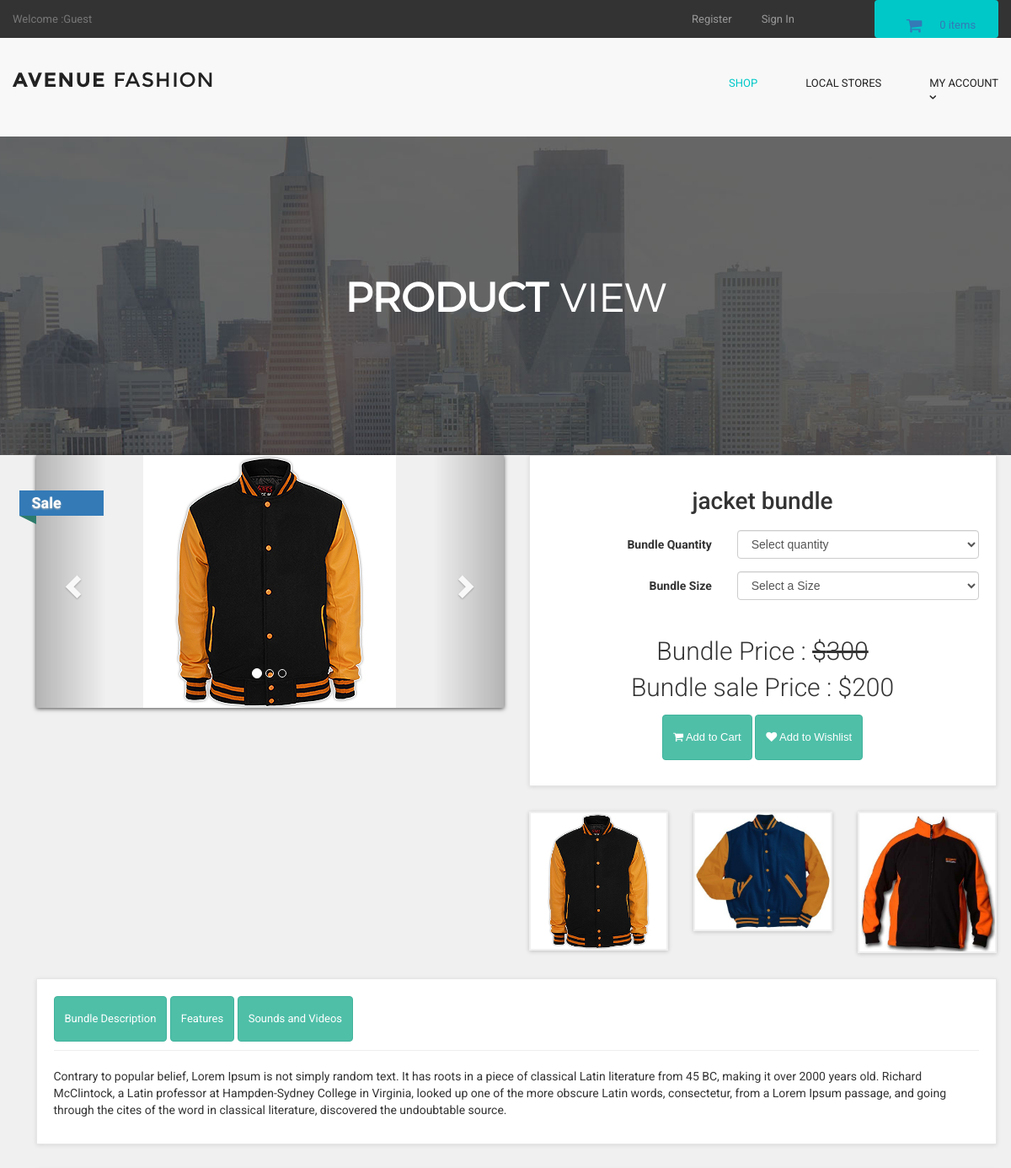
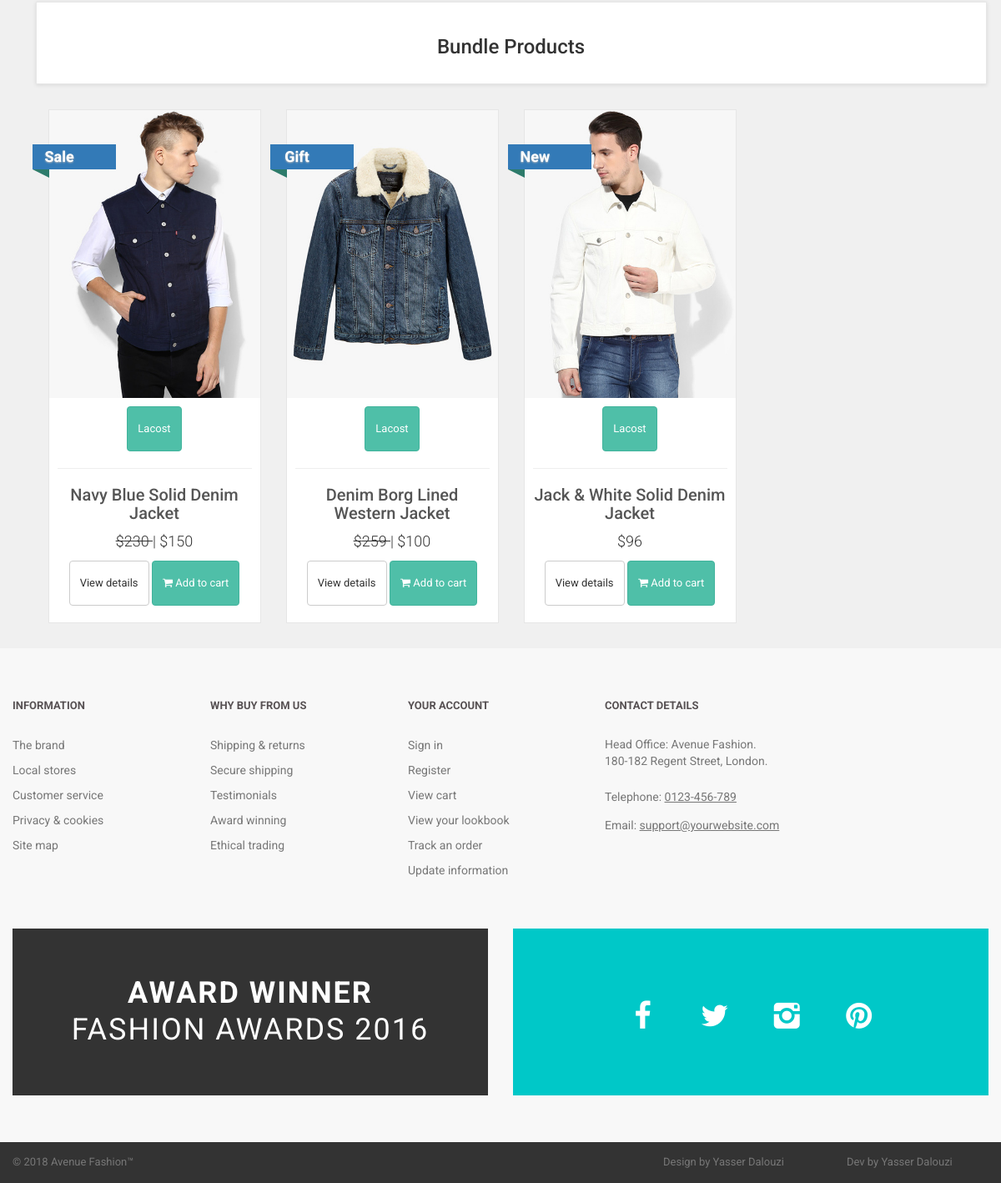
/jacket-bundle, run on the app's committed database (2 pictures, top to bottom).
### tables this page shows
CREATE TABLE `products` (
  `product_id` int(10) NOT NULL,
  `p_cat_id` int(10) NOT NULL,
  `cat_id` int(10) NOT NULL,
  `manufacturer_id` int(10) NOT NULL,
  `date` timestamp NOT NULL DEFAULT CURRENT_TIMESTAMP ON UPDATE CURRENT_TIMESTAMP,
  `product_title` text NOT NULL,
  `product_url` text NOT NULL,
  `product_img1` text NOT NULL,
  `product_img2` text NOT NULL,
  `product_img3` text NOT NULL,
  `product_price` int(10) NOT NULL,
  `product_psp_price` int(100) NOT NULL,
  `product_desc` text NOT NULL,
  `product_features` text NOT NULL,
  `product_video` text NOT NULL,
  `product_keywords` text NOT NULL,
  `product_label` text NOT NULL,
  `status` varchar(255) NOT NULL
);

CREATE TABLE `manufacturers` (
  `manufacturer_id` int(10) NOT NULL,
  `manufacturer_title` text NOT NULL,
  `manufacturer_top` text NOT NULL,
  `manufacturer_image` text NOT NULL
);

### details.php (the view, shortened to what this page needs)
<?php
include("includes/db.php");
include("includes/header.php");
include("functions/functions.php");
include("includes/main.php");
?>
<?php
$product_id = @$_GET['pro_id'];
$get_product = "select * from products where product_url='$product_id'";
$run_product = mysqli_query($con,$get_product);
$check_product = mysqli_num_rows($run_product);
if($check_product == 0){
echo "<script> window.open('index.php','_self') </script>";
}
else{
$row_product = mysqli_fetch_array($run_product);
$pro_id = $row_product['product_id'];
$pro_title = $row_product['product_title'];
$pro_price = $row_product['product_price'];
$pro_desc = $row_product['product_desc'];
$pro_img1 = $row_product['product_img1'];
$pro_img2 = $row_product['product_img2'];
$pro_img3 = $row_product['product_img3'];
$pro_label = $row_product['product_label'];
$pro_psp_price = $row_product['product_psp_price'];
$status = $row_product['status'];
if($pro_label == ""){
}
else{
$product_label = "
<a class='label sale' href='#' style='color:black;'>
<div class='thelabel'>$pro_label</div>
<div class='label-background'> </div>
</a>
";
}
?>
  <main>
    <div class="nero">
      <div class="nero__heading">
        <span class="nero__bold">Product </span>View
      </div>
    </div>
  </main>
<div id="content" >
<div class="container" >
<div class="col-md-12">
<div class="row" id="productMain">
<div class="col-sm-6">
<div id="mainImage">
<div id="myCarousel" class="carousel slide" data-ride="carousel">
<ol class="carousel-indicators">
<li data-target="#myCarousel" data-slide-to="0" class="active"></li>
<li data-target="#myCarousel" data-slide-to="1"></li>
<li data-target="#myCarousel" data-slide-to="2"></li>
</ol>
<div class="carousel-inner">
<div class="item active">
<center>
<img src="admin_area/product_images/<?php echo $pro_img1; ?>" class="img-responsive">
</center>
</div>
</div>
<a href="#myCarousel" class="left carousel-control" data-slide="prev">
<span class="glyphicon glyphicon-chevron-left"> </span>
</a>
<a class="right carousel-control" href="#myCarousel" data-slide="next">
<span class="glyphicon glyphicon-chevron-right"> </span>
</a>
</div>
</div>
<?php echo $product_label; ?>
</div>
<div class="col-sm-6" >
<div class="box" >
<h1 class="text-center" > <?php echo $pro_title; ?> </h1>
<form action="" method="post" class="form-horizontal" >
<?php
if($status == "product"){
?>
<div class="form-group">
<label class="col-md-5 control-label" >Product Quantity </label>
<div class="col-md-7" >
<select name="product_qty" class="form-control" >
<option>Select quantity</option>
<option>1</option>
<option>2</option>
<option>3</option>
<option>4</option>
<option>5</option>
</select>
</div>
</div>
<div class="form-group" >
<label class="col-md-5 control-label" >Product Size</label>
<div class="col-md-7" >
<select name="product_size" class="form-control" >
<option>Select a Size</option>
<option>Small</option>
<option>Medium</option>
<option>Large</option>
</select>
</div>
</div>
<?php }else { ?>
<div class="form-group">
<label class="col-md-5 control-label" >Bundle Quantity </label>
<div class="col-md-7" >
<select name="product_qty" class="form-control" >
<option>Select quantity</option>
</select>
</div>
</div>
<div class="form-group" >
<label class="col-md-5 control-label" >Bundle Size</label>
<div class="col-md-7" >
<select name="product_size" class="form-control" >
<option>Select a Size</option>
</select>
</div>
</div>
<?php } ?>
<?php
if($status == "product"){
if($pro_label == "Sale" or $pro_label == "Gift"){
echo "
<p class='price'>
Product Price : <del> $$pro_price </del><br>
Product sale Price : $$pro_psp_price
</p>
";
}
else{
echo "
<p class='price'>
Product Price : $$pro_price
</p>
";
}
}
else{
if($pro_label == "Sale" or $pro_label == "Gift"){
echo "
<p class='price'>
Bundle Price : <del> $$pro_price </del><br>
Bundle sale Price : $$pro_psp_price
</p>
";
}
else{
echo "
<p class='price'>
Bundle Price : $$pro_price
</p>
";
}
}
?>
<p class="text-center buttons" >
<button class="btn btn-primary" type="submit" name="add_cart">
<i class="fa fa-shopping-cart" ></i> Add to Cart
</button>
<button class="btn btn-primary" type="submit" name="add_wishlist">
<i class="fa fa-heart" ></i> Add to Wishlist
</button>
</p>
</form>
</div>
<div class="row" id="thumbs" >
<div class="col-xs-4" >
<a href="#" class="thumb" >
<img src="admin_area/product_images/<?php echo $pro_img1; ?>" class="img-responsive" >
</a>
</div>
<div class="col-xs-4" >
<a href="#" class="thumb" >
<img src="admin_area/product_images/<?php echo $pro_img2; ?>" class="img-responsive" >
</a>
</div>
<div class="col-xs-4" >
<a href="#" class="thumb" >
<img src="admin_area/product_images/<?php echo $pro_img3; ?>" class="img-responsive" >
</a>
</div>
</div>
</div>
</div>
<div class="box" id="details">
<a class="btn btn-primary tab" style="margin-bottom:10px;" href="#description" data-toggle="tab">
<?php
if($status == "product"){
echo "Product Description";
}
else{
echo "Bundle Description";
}
?>
</a>
<a class="btn btn-primary tab" style="margin-bottom:10px;" href="#features" data-toggle="tab">
Features
</a>
<a class="btn btn-primary tab" style="margin-bottom:10px;" href="#video" data-toggle="tab">
Sounds and Videos
</a>
<hr style="margin-top:0px;">
<div class="tab-content">
<div id="description" class="tab-pane fade in active" style="margin-top:7px;" >
<?php echo $pro_desc; ?>
</div>
</div>
</div>
<div id="row same-height-row">
<?php
if($status == "product"){
?>
<div class="col-md-3 col-sm-6">
<div class="box same-height headline">
<h3 class="text-center"> You also like these Products </h3>
</div>
</div>
<?php
$get_products = "select * from products order by rand() LIMIT 0,3";
$run_products = mysqli_query($con,$get_products);
while($row_products = mysqli_fetch_array($run_products)) {
$pro_id = $row_products['product_id'];
$pro_title = $row_products['product_title'];
$pro_price = $row_products['product_price'];
$pro_img1 = $row_products['product_img1'];
$pro_label = $row_products['product_label'];
$manufacturer_id = $row_products['manufacturer_id'];
$get_manufacturer = "select * from manufacturers where manufacturer_id='$manufacturer_id'";
$run_manufacturer = mysqli_query($db,$get_manufacturer);
$row_manufacturer = mysqli_fetch_array($run_manufacturer);
$manufacturer_name = $row_manufacturer['manufacturer_title'];
$pro_psp_price = $row_products['product_psp_price'];
$pro_url = $row_products['product_url'];
if($pro_label == "Sale" or $pro_label == "Gift"){
$product_price = "<del> $$pro_price </del>";
$product_psp_price = "| $$pro_psp_price";
}
else{
$product_psp_price = "";
$product_price = "$$pro_price";
}
if($pro_label == ""){
}
else{
$product_label = "
<a class='label sale' href='#' style='color:black;'>
<div class='thelabel'>$pro_label</div>
<div class='label-background'> </div>
</a>
";
}
echo "
<div class='col-md-3 col-sm-6 center-responsive' >
<div class='product' >
<a href='$pro_url' >
<img src='admin_area/product_images/$pro_img1' class='img-responsive' >
</a>
<div class='text' >
<center>
<p class='btn btn-primary'> $manufacturer_name </p>
</center>
<hr>
<h3><a href='$pro_url' >$pro_title</a></h3>
<p class='price' > $product_price $product_psp_price </p>
<p class='buttons' >
<a href='$pro_url' class='btn btn-default' >View details</a>
<a href='$pro_url' class='btn btn-primary'>
<i class='fa fa-shopping-cart'></i> Add to cart
</a>
</p>
</div>
$product_label
</div>
</div>
";
}
?>
<?php }else{ ?>
<div class="box same-height">
<h3 class="text-center"> Bundle Products </h3>
</div>
<?php
$get_bundle_product_relation = "select * from bundle_product_relation where bundle_id='$pro_id'";
$run_bundle_product_relation = mysqli_query($con,$get_bundle_product_relation);
while($row_bundle_product_relation = mysqli_fetch_array($run_bundle_product_relation)){
$bundle_product_relation_product_id = $row_bundle_product_relation['product_id'];
$get_products = "select * from products where product_id='$bundle_product_relation_product_id'";
$run_products = mysqli_query($con,$get_products);
while($row_products = mysqli_fetch_array($run_products)){
$pro_title = $row_products['product_title'];
$pro_price = $row_products['product_price'];
$pro_img1 = $row_products['product_img1'];
$pro_label = $row_products['product_label'];
$manufacturer_id = $row_products['manufacturer_id'];
$get_manufacturer = "select * from manufacturers where manufacturer_id='$manufacturer_id'";
$run_manufacturer = mysqli_query($db,$get_manufacturer);
$row_manufacturer = mysqli_fetch_array($run_manufacturer);
$manufacturer_name = $row_manufacturer['manufacturer_title'];
$pro_psp_price = $row_products['product_psp_price'];
$pro_url = $row_products['product_url'];
if($pro_label == "Sale" or $pro_label == "Gift"){
$product_price = "<del> $$pro_price </del>";
$product_psp_price = "| $$pro_psp_price";
}
else{
$product_psp_price = "";
$product_price = "$$pro_price";
}
if($pro_label == ""){
}
else{
$product_label = "
<a class='label sale' href='#' style='color:black;'>
<div class='thelabel'>$pro_label</div>
<div class='label-background'> </div>
</a>
";
}
echo "
<div class='col-md-3 col-sm-6 center-responsive' >
<div class='product' >
<a href='$pro_url' >
<img src='admin_area/product_images/$pro_img1' class='img-responsive' >
</a>
<div class='text' >
<center>
<p class='btn btn-primary'> $manufacturer_name </p>
</center>
<hr>
<h3><a href='$pro_url' >$pro_title</a></h3>
<p class='price' > $product_price $product_psp_price </p>
<p class='buttons' >
<a href='$pro_url' class='btn btn-default' >View details</a>
<a href='$pro_url' class='btn btn-primary'>
<i class='fa fa-shopping-cart'></i> Add to cart
</a>
</p>
</div>
$product_label
</div>
</div>
";
}
}
?>
<?php } ?>
</div>
</div>
</div>
</div>
<?php
include("includes/footer.php");
?>
</body>
</html>
<?php } ?>

### styles/backend.css (style rules this page uses)
html { font-family: "Roboto", Helvetica, Arial, sans-serif; line-height: 1.15; -ms-text-size-adjust: 100%; -webkit-text-size-adjust: 100% }
body { margin: 0 }
h1 { font-size: 2em; margin: .67em 0 }
figcaption, figure, main { display: block }
hr { box-sizing: content-box; height: 0; overflow: visible }
a { background-color: transparent; -webkit-text-decoration-skip: objects }
img { border-style: none }
button, input, optgroup, select, textarea { font-family: sans-serif; font-size: 100%; line-height: 1.15; margin: 0 }
button, input { overflow: visible }
button, select { text-transform: none }
[type=reset], [type=submit], button, html [type=button] { -webkit-appearance: button }
html { box-sizing: border-box }
body { min-width: 1190px; font-family: Montserrat, sans-serif; font-weight: 400; background-color: white; }
.container { width: 1170px; margin: 0 auto }
img { max-width: 100%; height: auto }
.btn { display: inline-block; vertical-align: top; font-size: 13px; line-height: 40px; text-decoration: none; -webkit-transition: .3s; transition: .3s }
.nero { padding-top: 160px; padding-bottom: 140px; font-family: 'montserratlight', sans-serif; text-align: center; text-transform: uppercase; color: #FFF; background: #666 url("../images/banner-ave.jpg") no-repeat; background-size: cover; background-position: center; }
.nero__heading { font-size: 48px; }
.nero__bold { font-weight: 700; }

### styles/style.css (style rules this page uses)
body { font-family: "Roboto", Helvetica, Arial, sans-serif; font-size: 14px; line-height: 1.42857143; color: #333333; background-color: #f0f0f0; overflow-x: hidden; }
.btn-primary { color:rgb(255, 255, 255); background-color:rgb(79, 191, 168); border-color:rgb(65, 179, 156); }
.box { background: #fff; margin: 0 0 30px; border: solid 1px #e6e6e6; box-sizing: border-box; padding:20px; box-shadow: 0 1px 5px rgba(0, 0, 0, 0.1); }
#content { padding-left:25px; }
#content .product { background:#fff; border: solid 1px #e6e6e6; box-sizing: border-box; margin-bottom: 30px; }
#content .product .text p.price { font-size:18px; text-align:center; font-weight:300; }
#content .product .text .buttons { clear:both; text-align:center; }
#content .product .text h3 { text-align:center; font-size:20px; }
#content .product .text h3 a { color:rgb(85, 85, 85); }
#content .product .text { padding:10px 10px 0px; }
#content .product .text .buttons .btn { margin-bottom:10px; }
#content #productMain { margin-bottom: 30px; }
#content #productMain .price { font-size: 30px; font-weight: 300; text-align: center; margin-top: 40px; }
#content #mainImage { box-shadow: 0 1px 5px rgba(0, 0, 0, 0.7); }
#content #thumbs a { display: block; box-shadow: 0 1px 5px rgba(0, 0, 0, 0.2); border : solid 2px transparent; }
.label { text-decoration : none; position: absolute; top: 50px; padding-left:51px; z-index: 20; }
.label .thelabel { position: relative; width: 100px; padding: 6px 50px 6px 15px; margin: 40px 50px 10px -71px; color: #fff; font-size:18px; font-weight:bold; background-color: #337ab7; text-shadow: 0px 1px 2px #bbb ; }
.label .thelabel:before, .label .thelabel:after { content: ''; position: absolute; width:0; height:0; }
.label .thelabel:after { left: 0px; top: 100%; border-width : 5px 10px; border-style: solid; border-color: #2d7b6b #2d7b6b transparent transparent; }
.label.sale { top: 0; }

### data on the page
products: product_img1 (picture), product_label "Sale", product_title "jacket bundle", product_price "300", product_psp_price "200", product_img2 (picture), product_img3 (picture), product_desc "Contrary to popular belief, Lorem Ipsum is not simply random text. It has roots in a piece of classical Latin literature from 45 BC, making it over 2000 years old. Richard McClintock, a Latin professor at Hampden-Sydney College in Virginia, looked up one of the more obscure Latin words, consectetur, from a Lorem Ipsum passage, and going through the cites of the word in classical literature, discovered the undoubtable source."
products: product_img1 (picture), manufacturer.manufacturer_title "Lacost", product_title "Navy Blue Solid Denim Jacket", product_price "230", product_psp_price "| $150", product_label "Sale"
products: product_img1 (picture), manufacturer.manufacturer_title "Lacost", product_title "Denim Borg Lined Western Jacket", product_price "259", product_psp_price "| $100", product_label "Gift"
products: product_img1 (picture), manufacturer.manufacturer_title "Lacost", product_title "Jack & White Solid Denim Jacket", product_price "$96", product_label "New"

### other printed values
$count_items "0"
